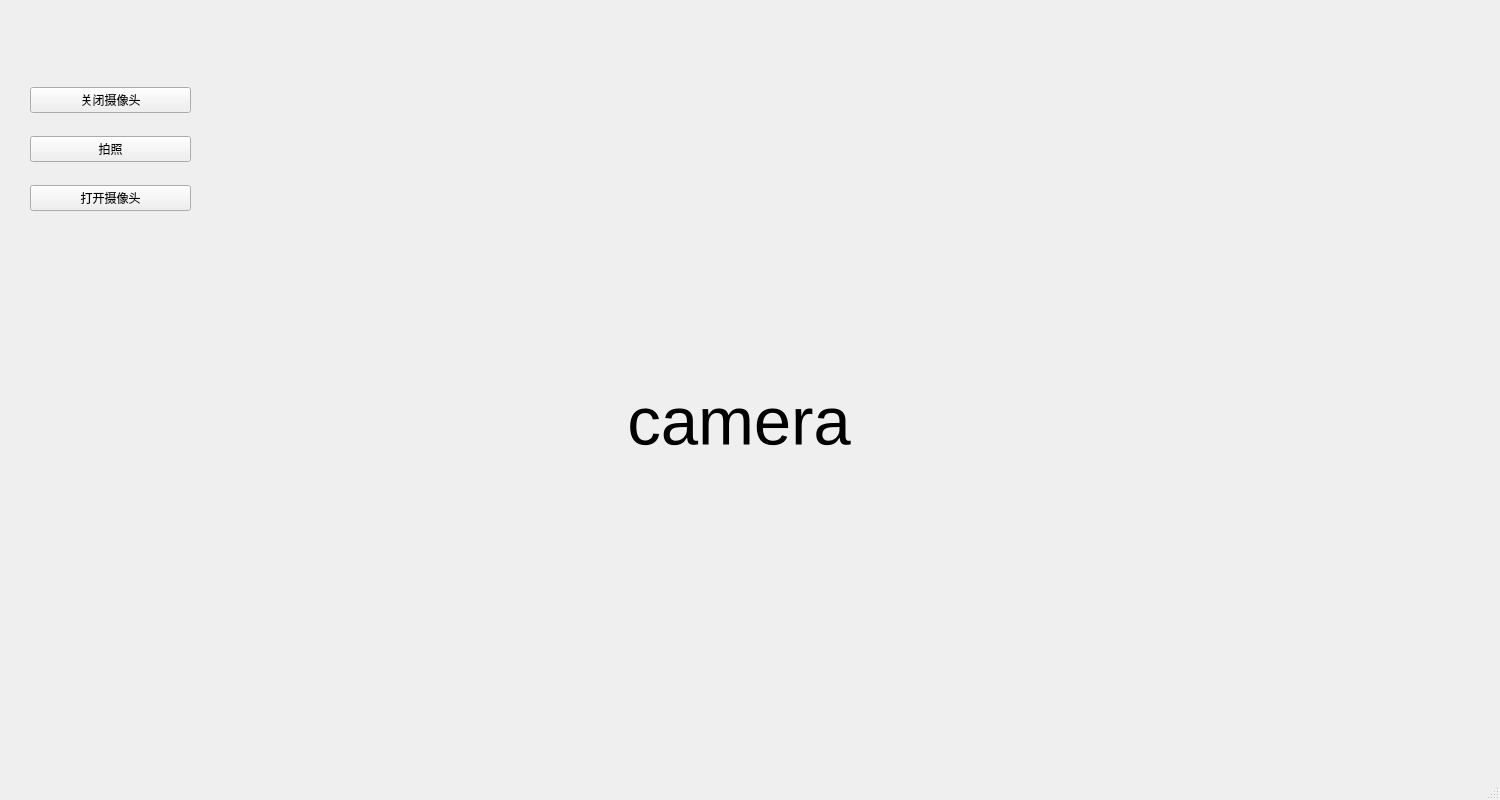
<?xml version="1.0" encoding="UTF-8"?>
<ui version="4.0">
 <class>MainWindow</class>
 <widget class="QMainWindow" name="MainWindow">
  <property name="geometry">
   <rect>
    <x>0</x>
    <y>0</y>
    <width>1500</width>
    <height>800</height>
   </rect>
  </property>
  <property name="windowTitle">
   <string>图像识别</string>
  </property>
  <widget class="QWidget" name="centralwidget">
   <widget class="QLabel" name="camera">
    <property name="geometry">
     <rect>
      <x>230</x>
      <y>100</y>
      <width>1018</width>
      <height>643</height>
     </rect>
    </property>
    <property name="font">
     <font>
      <pointsize>50</pointsize>
     </font>
    </property>
    <property name="text">
     <string>camera</string>
    </property>
    <property name="textFormat">
     <enum>Qt::AutoText</enum>
    </property>
    <property name="alignment">
     <set>Qt::AlignCenter</set>
    </property>
   </widget>
   <widget class="QWidget" name="layoutWidget">
    <property name="geometry">
     <rect>
      <x>30</x>
      <y>70</y>
      <width>161</width>
      <height>161</height>
     </rect>
    </property>
    <layout class="QVBoxLayout" name="verticalLayout">
     <item>
      <widget class="QPushButton" name="close">
       <property name="text">
        <string>关闭摄像头</string>
       </property>
      </widget>
     </item>
     <item>
      <widget class="QPushButton" name="take">
       <property name="text">
        <string>拍照</string>
       </property>
      </widget>
     </item>
     <item>
      <widget class="QPushButton" name="open">
       <property name="text">
        <string>打开摄像头</string>
       </property>
      </widget>
     </item>
    </layout>
   </widget>
  </widget>
  <widget class="QMenuBar" name="menubar">
   <property name="geometry">
    <rect>
     <x>0</x>
     <y>0</y>
     <width>1500</width>
     <height>21</height>
    </rect>
   </property>
  </widget>
  <widget class="QStatusBar" name="statusbar"/>
 </widget>
 <resources/>
 <connections/>
</ui>
